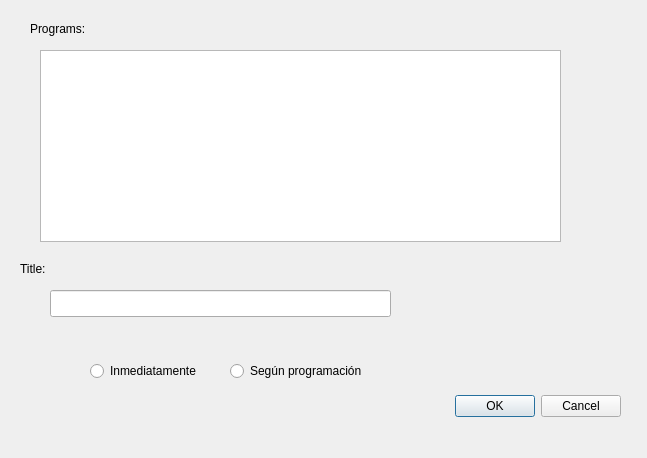
<?xml version="1.0" encoding="UTF-8"?>
<ui version="4.0">
 <class>NewProgramDialog</class>
 <widget class="QDialog" name="NewProgramDialog">
  <property name="geometry">
   <rect>
    <x>0</x>
    <y>0</y>
    <width>647</width>
    <height>458</height>
   </rect>
  </property>
  <property name="windowTitle">
   <string>Dialog</string>
  </property>
  <widget class="QDialogButtonBox" name="buttonBox">
   <property name="geometry">
    <rect>
     <x>280</x>
     <y>390</y>
     <width>341</width>
     <height>32</height>
    </rect>
   </property>
   <property name="orientation">
    <enum>Qt::Horizontal</enum>
   </property>
   <property name="standardButtons">
    <set>QDialogButtonBox::Cancel|QDialogButtonBox::Ok</set>
   </property>
  </widget>
  <widget class="QLabel" name="label">
   <property name="geometry">
    <rect>
     <x>30</x>
     <y>20</y>
     <width>59</width>
     <height>17</height>
    </rect>
   </property>
   <property name="text">
    <string>Programs:</string>
   </property>
  </widget>
  <widget class="QLabel" name="label_2">
   <property name="geometry">
    <rect>
     <x>20</x>
     <y>260</y>
     <width>59</width>
     <height>17</height>
    </rect>
   </property>
   <property name="text">
    <string>Title:</string>
   </property>
  </widget>
  <widget class="QLineEdit" name="lineEdit">
   <property name="geometry">
    <rect>
     <x>50</x>
     <y>290</y>
     <width>341</width>
     <height>27</height>
    </rect>
   </property>
  </widget>
  <widget class="QRadioButton" name="inmButton">
   <property name="geometry">
    <rect>
     <x>90</x>
     <y>360</y>
     <width>141</width>
     <height>22</height>
    </rect>
   </property>
   <property name="text">
    <string>Inmediatamente</string>
   </property>
   <attribute name="buttonGroup">
    <string notr="true">startMomGroup</string>
   </attribute>
  </widget>
  <widget class="QRadioButton" name="plannedButton">
   <property name="geometry">
    <rect>
     <x>230</x>
     <y>360</y>
     <width>171</width>
     <height>22</height>
    </rect>
   </property>
   <property name="text">
    <string>Según programación</string>
   </property>
   <attribute name="buttonGroup">
    <string notr="true">startMomGroup</string>
   </attribute>
  </widget>
  <widget class="QTableView" name="programTableView">
   <property name="geometry">
    <rect>
     <x>40</x>
     <y>50</y>
     <width>521</width>
     <height>192</height>
    </rect>
   </property>
   <property name="toolTip">
    <string>abc</string>
   </property>
  </widget>
 </widget>
 <resources/>
 <connections>
  <connection>
   <sender>buttonBox</sender>
   <signal>accepted()</signal>
   <receiver>NewProgramDialog</receiver>
   <slot>accept()</slot>
   <hints>
    <hint type="sourcelabel">
     <x>248</x>
     <y>254</y>
    </hint>
    <hint type="destinationlabel">
     <x>157</x>
     <y>274</y>
    </hint>
   </hints>
  </connection>
  <connection>
   <sender>buttonBox</sender>
   <signal>rejected()</signal>
   <receiver>NewProgramDialog</receiver>
   <slot>reject()</slot>
   <hints>
    <hint type="sourcelabel">
     <x>316</x>
     <y>260</y>
    </hint>
    <hint type="destinationlabel">
     <x>286</x>
     <y>274</y>
    </hint>
   </hints>
  </connection>
 </connections>
 <buttongroups>
  <buttongroup name="startMomGroup"/>
 </buttongroups>
</ui>
